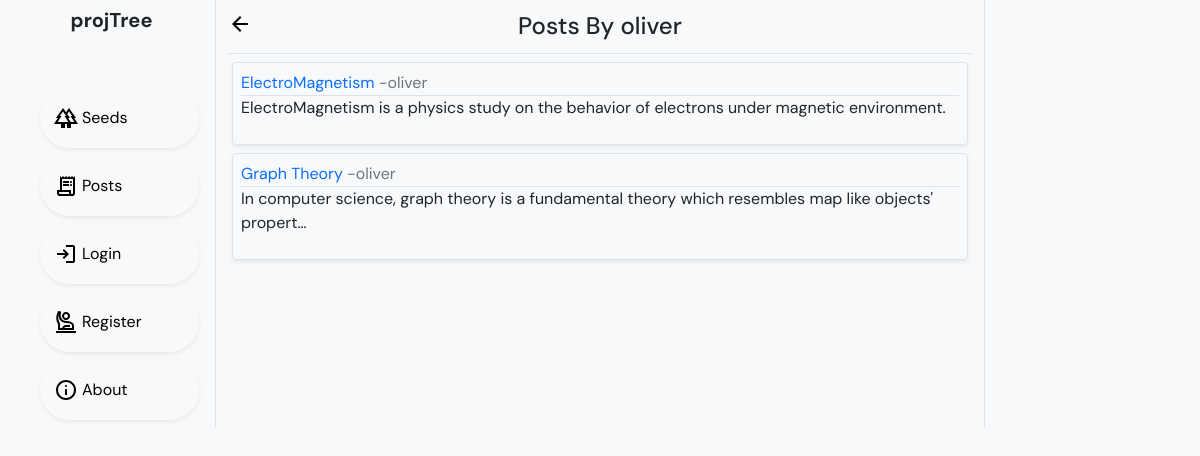
The app's page /post/posts/oliver/ with its own data.
### post/models.py (models this page shows, shortened)
class Post(models.Model):
    title = models.CharField(max_length=50)
    img = models.ImageField(upload_to='seed_pics', default='default_seed_pic.PNG') #to be specified
    content = models.TextField()
    date_posted = models.DateField(default = timezone.now)
    author = models.ForeignKey(User, on_delete=models.CASCADE)

### post/views.py (the view)
# urls.py: path('posts/<username>/', post_views.UserPostListView.as_view(), name='user_posts'),
class UserPostListView(ListView):
    model = Post
    context_object_name = 'posts'
    template_name = 'post/user_posts.html'
    def get_queryset(self) -> QuerySet[Any]:
        user = get_object_or_404(User, username = self.kwargs.get('username'))
        return Post.objects.filter(author = user).order_by('-date_posted')

### post/templates/post/user_posts.html
{% extends "base.html" %}
{% load static %}
{% block href %}
<a class="position-absolute start-0" href="{% url 'posts' %} "> <img src="{% static 'seed/icons/arrow_back_icon.svg' %}"></a>
{% endblock %}
{% block head %}
Posts By {{view.kwargs.username}}
{% endblock %}
{% block content %}
<div class="d-flex flex-column">
    {% for post in posts %}
    <div class="rounded border p-2 mb-2 shadow-sm">
        <a href="{%url 'post_detail' post.id%}">{{ post.title }}</a>
        <a class="text-muted" href="{%url 'user_posts' post.author.username%}">-{{ post.author }}</a>
        <p class="border-top" >{{post.content|truncatechars:100}} </p>
    </div>
    {% endfor %}
</div>
{% endblock %}

### seed/static/seed/css/style.css (style rules this page uses)
a { text-decoration: none; }

### records on screen
Post: title "ElectroMagnetism", author "oliver", content "ElectroMagnetism is a physics study on the behavior of electrons under magnetic environment."
Post: title "Graph Theory", author "oliver", content "In computer science, graph theory is a fundamental theory which resembles map like objects' propert…"

### other values on screen
{{ view.kwargs.username }} "oliver"
